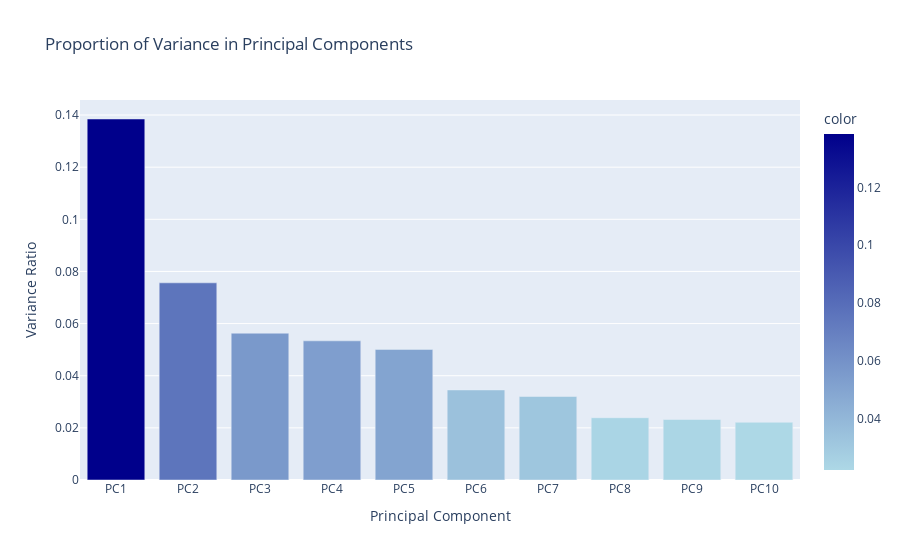

Notebook source saved alongside this figure:
### Code cell
fig = px.bar(
    x=["PC" + str(i) for i in range(1, n_components + 1)],
    y=pca.explained_variance_ratio_,
    labels={'x': "Principal Component", 'y': "Variance Ratio"},
    color=pca.explained_variance_ratio_,
    color_continuous_scale=[(0, 'lightblue'), (1, 'darkblue')],
    title="Proportion of Variance in Principal Components"
)

fig.show()

### Figure 1 — Plotly figure (JSON) as saved in the notebook; plotly's stock layout.template omitted (floating-point values rounded to 4 significant figures)
{"data": [{"alignmentgroup": "True", "hovertemplate": "Principal Component=%{x}<br>Variance Ratio=%{y}<br>color=%{marker.color}<extra></extra>", "legendgroup": "", "marker": {"color": [0.1385, 0.07564, 0.05632, 0.05339, 0.05009, 0.03454, 0.03203, 0.02389, 0.02321, 0.02214], "coloraxis": "coloraxis", "pattern": {"shape": ""}}, "name": "", "offsetgroup": "", "orientation": "v", "showlegend": false, "textposition": "auto", "type": "bar", "x": ["PC1", "PC2", "PC3", "PC4", "PC5", "PC6", "PC7", "PC8", "PC9", "PC10"], "xaxis": "x", "y": [0.1385, 0.07564, 0.05632, 0.05339, 0.05009, 0.03454, 0.03203, 0.02389, 0.02321, 0.02214], "yaxis": "y"}], "layout": {"barmode": "relative", "coloraxis": {"colorbar": {"title": {"text": "color"}}, "colorscale": [[0, "lightblue"], [1, "darkblue"]]}, "legend": {"tracegroupgap": 0}, "title": {"text": "Proportion of Variance in Principal Components"}, "xaxis": {"anchor": "y", "domain": [0, 1], "title": {"text": "Principal Component"}}, "yaxis": {"anchor": "x", "domain": [0, 1], "title": {"text": "Variance Ratio"}}}}
